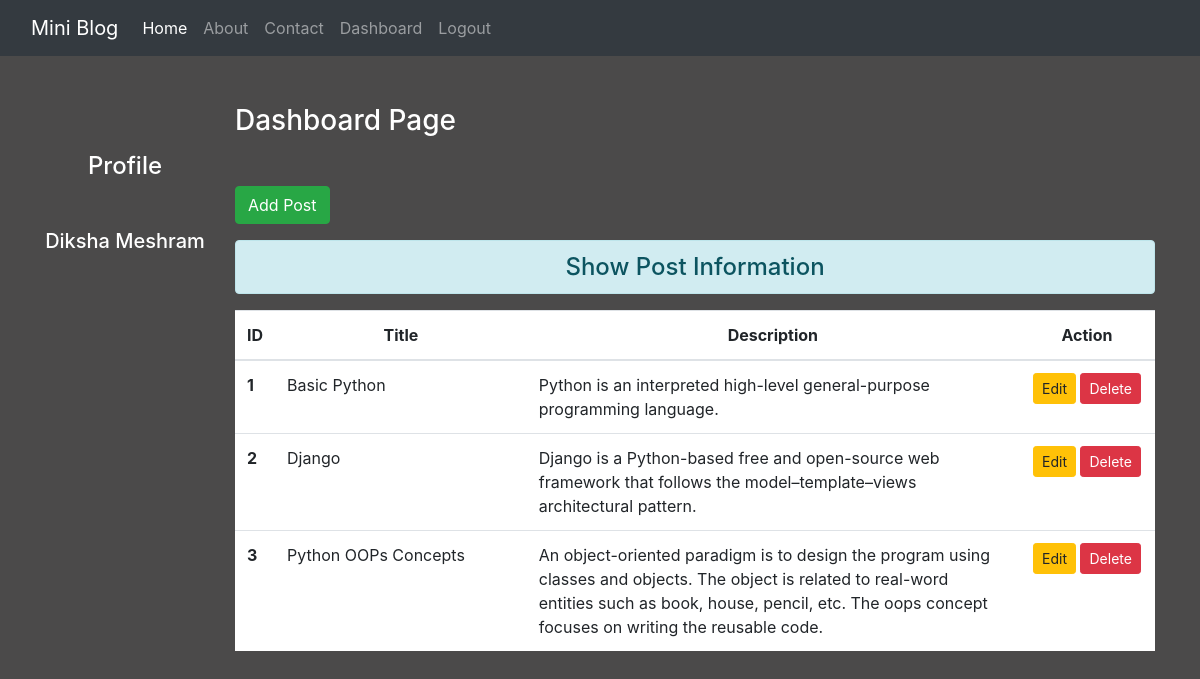
The page /dashboard/ (signed in) on the database its author committed.
### blog/models.py (models this page shows)
class Post(models.Model):
    title = models.CharField(max_length=150)
    desc = models.TextField()

### blog/views.py (the view)
# urls.py: path('dashboard/',views.dashboard,name='dashboard'),
def dashboard(request):
    if request.user.is_authenticated:
        posts = Post.objects.all()
        user = request.user
        full_name = user.get_full_name()
        gps = user.groups.all()
        return render(request,'blog/dashboard.html',{'posts':posts,'full_name':full_name,'groups':gps})
    else:
        return HttpResponseRedirect('/login/')

### blog/templates/blog/dashboard.html (shortened to what this page needs)
{% extends 'blog/base.html' %}
{% load static %}
{% block side %}
<div class="col-sm-2 text-white my-5 text-center">
  <h4 class="my-5">Profile</h4>
  <h5>{{full_name}}</h5>
</div>
{% endblock side %}
  {% block content %}
<div class="col-sm-10">
    <h3 class="text-white my-5">Dashboard Page</h3>
    <a href="{% url 'addpost' %}" class="btn btn-success">Add Post</a>
    <h4 class="text-center alert alert-info mt-3">Show Post Information</h4>
    {% if posts %}
       <table class="table table-hover bg-white">
           <thead>
            <tr class ="text-center">
                <th scope="col" style="width: 2%;">ID</th>
                <th scope="col" style="width: 28%;">Title</th>
                <th scope="col" style="width: 55%;">Description</th>
                <th scope="col" style="width: 15%;">Action</th>
            </tr>
           </thead>
           <tbody>
               {% for post in posts %}
               <tr>
                   <th scope="row">{{post.id}}</th>
                   <td>{{post.title}}</td>
                   <td>{{post.desc}}</td>
                   <td class="text-center">
                       <a href="{% url 'updatepost' post.id %}" class="btn btn-warning btn-sm">Edit</a>
                       {% if perms.blog.delete_post %}
                       <form action="{% url 'deletepost' post.id %}" method="Post" class="d-inline">{% csrf_token %}
                           <input type="submit" class="btn btn-danger btn-sm" value="Delete">
                        </form>
                        {% endif %}
                     </td>
                    </tr>
                {% endfor %}
            </tbody>
       </table>
       {% else %}
       <h4 class="text-center alert alert-warning">No Records</h4>
       {% endif %}
</div>
{% endblock content %}

### blog/templates/blog/base.html (shortened to what this page needs)
<!DOCTYPE html>
{% load static %}
<html lang="en">
<head>
<link rel="stylesheet" href="{% static 'blog/css/bootstrap.css' %}">
<link rel="stylesheet" href="{% static 'blog/css/style.css' %}">
</head>
<body>
<div class="container-fluid bg-dark">
    {% include 'blog/navbar.html' %}
</div>
<div class="container">
<div class="row">
    {% block side %}
    {% endblock side %}
    {% block content %}
    {% endblock content %}
</div>
</div>
</body>
</html>

### blog/templates/blog/navbar.html (shortened to what this page needs)
<nav class="navbar navbar-expand-lg navbar-dark bg-dark">
    <a class="navbar-brand" href="#">Mini Blog</a>
    <div class="collapse navbar-collapse" id="navbarNav">
      <ul class="navbar-nav">
        <li class="nav-item active">
          <a class="nav-link" href="/">Home <span class="sr-only">(current)</span></a>
        </li>
        <li class="nav-item">
          <a class="nav-link" href="{% url 'about' %}">About</a>
        </li>
        <li class="nav-item">
          <a class="nav-link" href="{% url 'contact' %}">Contact</a>
        </li>
        {% if request.user.is_authenticated %}
        <li class="nav-item">
            <a class="nav-link" href="{% url 'dashboard' %}">Dashboard</a>
          </li>
          <li class="nav-item">
            <a class="nav-link" href="{% url 'logout' %}">Logout</a>
          </li>
          {% endif %}
      </ul>
    </div>
  </nav>

### blog/static/blog/css/style.css (style rules this page uses)
body { background-color: rgb(75,74,74); color: antiquewhite; }

### rows shown on the page
Post: id "1", title "Basic Python", desc "Python is an interpreted high-level general-purpose programming language."
Post: id "2", title "Django", desc "Django is a Python-based free and open-source web framework that follows the model–template–views architectural pattern."
Post: id "3", title "Python OOPs Concepts", desc "An object-oriented paradigm is to design the program using classes and objects. The object is related to real-word entities such as book, house, pencil, etc. The oops concept focuses on writing the reusable code."

### other values the page prints
{{ full_name }} "Diksha Meshram"
